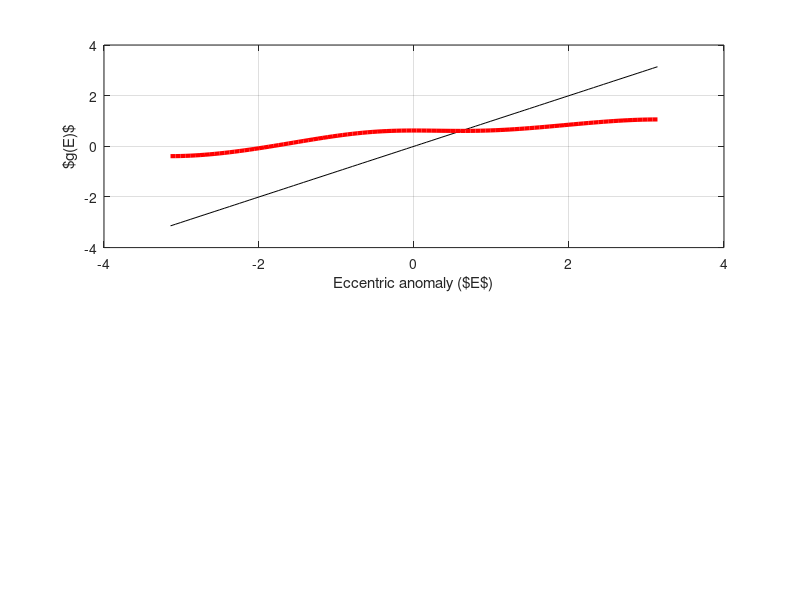

Reproduce this figure in MATLAB. (Note: this script raises an error after producing the figure.)
clear; close all; clc;

%% Kepler equation convergence range
M = deg2rad(25);
e = 0.3;

N = 100;
E = linspace(-pi, pi, N);
y = E - (M - E + e*sin(E))./(e*cos(E) - 1);
subplot(211), plot(E, E, 'k-', E, y, 'r-','LineWidth', 3); grid on;
xlabel('Eccentric anomaly ($E$)'); ylabel('$g(E)$'); 
title(['Mean anomaly = ' num2str(cw*M) ' deg.; Eccentricity = ' num2str(e)]);

gp = abs(e*sin(E).*(M - E + e*sin(E)))./(e*cos(E)-1).^2;
subplot(212), plot(E, gp, 'r-','LineWidth', 3); grid on;
xlabel('Eccentric anomaly ($E$)'); ylabel('$| g''(E) |$');
